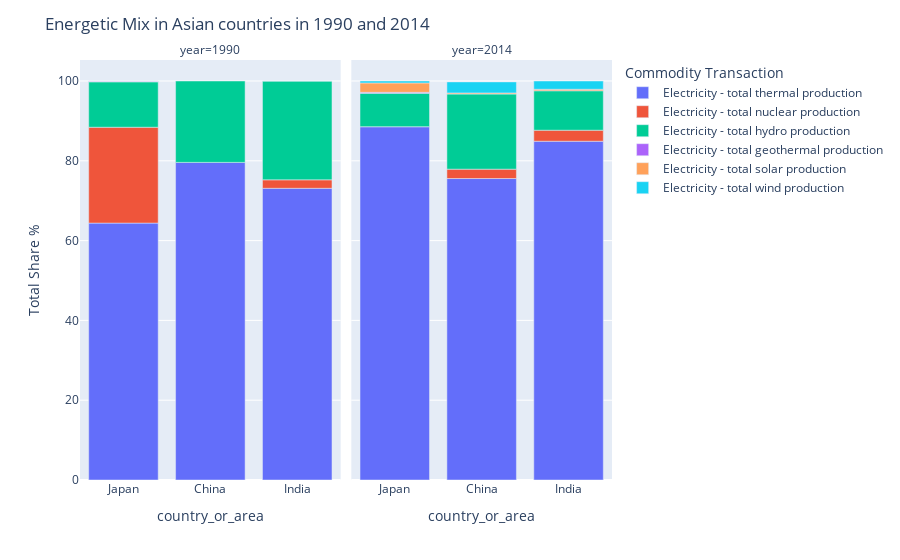

The code cell stored with this chart in its notebook:
### Code cell
#wykres z procentowym udziałem rodzaju energii z 1990 i 2014
compa = pd.concat([polaczone_kraje_1990_allproduction, polaczone_kraje_2014_allproduction])

fig = px.bar(compa, x="country_or_area", y="total_share%", color="commodity_transaction", facet_col="year")

fig.update_layout(title='Energetic Mix in Asian countries in 1990 and 2014', xaxis_title='country_or_area', yaxis_title='Total Share %', legend_title='Commodity Transaction')

fig.show()

### Figure 1 — Plotly figure (JSON) as saved in the notebook; plotly's stock layout.template omitted (floating-point values rounded to 4 significant figures)
{"data": [{"alignmentgroup": "True", "hovertemplate": "commodity_transaction=Electricity - total thermal production<br>year=1990<br>country_or_area=%{x}<br>total_share%=%{y}<extra></extra>", "legendgroup": "Electricity - total thermal production", "marker": {"color": "#636efa", "pattern": {"shape": ""}}, "name": "Electricity - total thermal production", "offsetgroup": "Electricity - total thermal production", "orientation": "v", "showlegend": true, "textposition": "auto", "type": "bar", "x": ["Japan", "China", "India"], "xaxis": "x", "y": [64.39, 79.6, 73.11], "yaxis": "y"}, {"alignmentgroup": "True", "hovertemplate": "commodity_transaction=Electricity - total thermal production<br>year=2014<br>country_or_area=%{x}<br>total_share%=%{y}<extra></extra>", "legendgroup": "Electricity - total thermal production", "marker": {"color": "#636efa", "pattern": {"shape": ""}}, "name": "Electricity - total thermal production", "offsetgroup": "Electricity - total thermal production", "orientation": "v", "showlegend": false, "textposition": "auto", "type": "bar", "x": ["Japan", "China", "India"], "xaxis": "x2", "y": [88.56, 75.56, 84.91], "yaxis": "y2"}, {"alignmentgroup": "True", "hovertemplate": "commodity_transaction=Electricity - total nuclear production<br>year=1990<br>country_or_area=%{x}<br>total_share%=%{y}<extra></extra>", "legendgroup": "Electricity - total nuclear production", "marker": {"color": "#EF553B", "pattern": {"shape": ""}}, "name": "Electricity - total nuclear production", "offsetgroup": "Electricity - total nuclear production", "orientation": "v", "showlegend": true, "textposition": "auto", "type": "bar", "x": ["Japan", "India"], "xaxis": "x", "y": [24.02, 2.122], "yaxis": "y"}, {"alignmentgroup": "True", "hovertemplate": "commodity_transaction=Electricity - total nuclear production<br>year=2014<br>country_or_area=%{x}<br>total_share%=%{y}<extra></extra>", "legendgroup": "Electricity - total nuclear production", "marker": {"color": "#EF553B", "pattern": {"shape": ""}}, "name": "Electricity - total nuclear production", "offsetgroup": "Electricity - total nuclear production", "orientation": "v", "showlegend": false, "textposition": "auto", "type": "bar", "x": ["Japan", "China", "India"], "xaxis": "x2", "y": [0, 2.346, 2.758], "yaxis": "y2"}, {"alignmentgroup": "True", "hovertemplate": "commodity_transaction=Electricity - total hydro production<br>year=1990<br>country_or_area=%{x}<br>total_share%=%{y}<extra></extra>", "legendgroup": "Electricity - total hydro production", "marker": {"color": "#00cc96", "pattern": {"shape": ""}}, "name": "Electricity - total hydro production", "offsetgroup": "Electricity - total hydro production", "orientation": "v", "showlegend": true, "textposition": "auto", "type": "bar", "x": ["Japan", "China", "India"], "xaxis": "x", "y": [11.38, 20.4, 24.76], "yaxis": "y"}, {"alignmentgroup": "True", "hovertemplate": "commodity_transaction=Electricity - total hydro production<br>year=2014<br>country_or_area=%{x}<br>total_share%=%{y}<extra></extra>", "legendgroup": "Electricity - total hydro production", "marker": {"color": "#00cc96", "pattern": {"shape": ""}}, "name": "Electricity - total hydro production", "offsetgroup": "Electricity - total hydro production", "orientation": "v", "showlegend": false, "textposition": "auto", "type": "bar", "x": ["Japan", "China", "India"], "xaxis": "x2", "y": [8.354, 18.84, 9.883], "yaxis": "y2"}, {"alignmentgroup": "True", "hovertemplate": "commodity_transaction=Electricity - total geothermal production<br>year=1990<br>country_or_area=%{x}<br>total_share%=%{y}<extra></extra>", "legendgroup": "Electricity - total geothermal production", "marker": {"color": "#ab63fa", "pattern": {"shape": ""}}, "name": "Electricity - total geothermal production", "offsetgroup": "Electricity - total geothermal production", "orientation": "v", "showlegend": true, "textposition": "auto", "type": "bar", "x": ["Japan"], "xaxis": "x", "y": [0.2068], "yaxis": "y"}, {"alignmentgroup": "True", "hovertemplate": "commodity_transaction=Electricity - total geothermal production<br>year=2014<br>country_or_area=%{x}<br>total_share%=%{y}<extra></extra>", "legendgroup": "Electricity - total geothermal production", "marker": {"color": "#ab63fa", "pattern": {"shape": ""}}, "name": "Electricity - total geothermal production", "offsetgroup": "Electricity - total geothermal production", "orientation": "v", "showlegend": false, "textposition": "auto", "type": "bar", "x": ["Japan"], "xaxis": "x2", "y": [0.2476], "yaxis": "y2"}, {"alignmentgroup": "True", "hovertemplate": "commodity_transaction=Electricity - total solar production<br>year=1990<br>country_or_area=%{x}<br>total_share%=%{y}<extra></extra>", "legendgroup": "Electricity - total solar production", "marker": {"color": "#FFA15A", "pattern": {"shape": ""}}, "name": "Electricity - total solar production", "offsetgroup": "Electricity - total solar production", "orientation": "v", "showlegend": true, "textposition": "auto", "type": "bar", "x": ["Japan"], "xaxis": "x", "y": [0.0001188], "yaxis": "y"}, {"alignmentgroup": "True", "hovertemplate": "commodity_transaction=Electricity - total solar production<br>year=2014<br>country_or_area=%{x}<br>total_share%=%{y}<extra></extra>", "legendgroup": "Electricity - total solar production", "marker": {"color": "#FFA15A", "pattern": {"shape": ""}}, "name": "Electricity - total solar production", "offsetgroup": "Electricity - total solar production", "orientation": "v", "showlegend": false, "textposition": "auto", "type": "bar", "x": ["Japan", "China", "India"], "xaxis": "x2", "y": [2.355, 0.2689, 0.3835], "yaxis": "y2"}, {"alignmentgroup": "True", "hovertemplate": "commodity_transaction=Electricity - total wind production<br>year=1990<br>country_or_area=%{x}<br>total_share%=%{y}<extra></extra>", "legendgroup": "Electricity - total wind production", "marker": {"color": "#19d3f3", "pattern": {"shape": ""}}, "name": "Electricity - total wind production", "offsetgroup": "Electricity - total wind production", "orientation": "v", "showlegend": true, "textposition": "auto", "type": "bar", "x": ["Japan", "India"], "xaxis": "x", "y": [0, 0.01106], "yaxis": "y"}, {"alignmentgroup": "True", "hovertemplate": "commodity_transaction=Electricity - total wind production<br>year=2014<br>country_or_area=%{x}<br>total_share%=%{y}<extra></extra>", "legendgroup": "Electricity - total wind production", "marker": {"color": "#19d3f3", "pattern": {"shape": ""}}, "name": "Electricity - total wind production", "offsetgroup": "Electricity - total wind production", "orientation": "v", "showlegend": false, "textposition": "auto", "type": "bar", "x": ["Japan", "China", "India"], "xaxis": "x2", "y": [0.4841, 2.763, 2.067], "yaxis": "y2"}], "layout": {"annotations": [{"font": {}, "showarrow": false, "text": "year=1990", "x": 0.245, "xanchor": "center", "xref": "paper", "y": 1, "yanchor": "bottom", "yref": "paper"}, {"font": {}, "showarrow": false, "text": "year=2014", "x": 0.755, "xanchor": "center", "xref": "paper", "y": 1, "yanchor": "bottom", "yref": "paper"}], "barmode": "relative", "legend": {"title": {"text": "Commodity Transaction"}, "tracegroupgap": 0}, "margin": {"t": 60}, "title": {"text": "Energetic Mix in Asian countries in 1990 and 2014"}, "xaxis": {"anchor": "y", "domain": [0, 0.49], "title": {"text": "country_or_area"}}, "xaxis2": {"anchor": "y2", "domain": [0.51, 1], "matches": "x", "title": {"text": "country_or_area"}}, "yaxis": {"anchor": "x", "domain": [0, 1], "title": {"text": "Total Share %"}}, "yaxis2": {"anchor": "x2", "domain": [0, 1], "matches": "y", "showticklabels": false}}}
